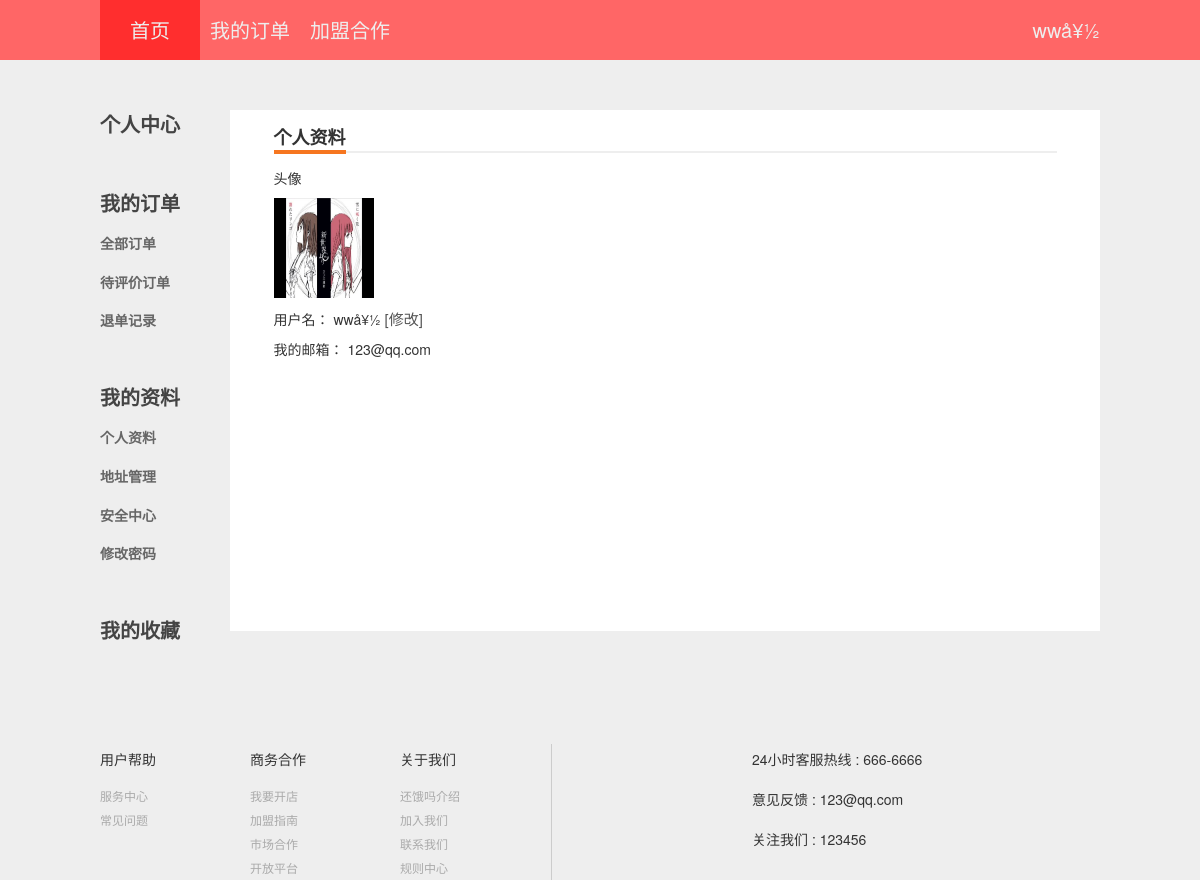
The page /usercenter.php?position=data (signed in) on the database its author committed.
### tables this page shows
CREATE TABLE `user` (
  `UID` int(10) NOT NULL,
  `userName` varchar(10) NOT NULL,
  `Email` varchar(20) NOT NULL,
  `password` varchar(20) NOT NULL,
  `ADD` text NOT NULL,
  `img` varchar(500) DEFAULT NULL
);

### usercenter.php (the view, shortened to what this page needs)
<?php
include "controller/common.php";
if(isset($_GET['position'])){
	$p=$_GET['position'];
}
$sql_user="SELECT * FROM `user` WHERE `UID`=".$_SESSION['user'];
$result_user=mysqli_query($mysqli,$sql_user);
$row_user=mysqli_fetch_array($result_user);
if($row_user['img']==''){
	$imgurl="img/common/default-avatar.png";
}else{
	$imgurl=$row_user['img'];
}
 ?>
<!DOCTYPE html>
<html>
<head>
	<link rel="stylesheet" type="text/css" href="bootstrap/css/bootstrap.css">
	<link rel="stylesheet" href="css/commmon.css">
	<link rel="stylesheet" href="css/usercenter.css">
</head>
<body>
	<div class="header">
		<div class="headerBay center">
		<div class="topBay-left">
			<a  class="harbtn" id="index" href="index.php">首页</a>
			<a class="harbtn" href="usercenter.php?position=allorder">我的订单</a>
			<a class="harbtn" href="sellerlogin.php">加盟合作</a>
		</div>
		<div class="logIco">
				<?php
				if (isset($_SESSION['user'])) {
					echo "<input type=hidden id='userid' value='".$_SESSION['user']."'><div class='sueee'><div class='slide'>
				<a href='index.php' class='logout'><span>注销</span></a>
			</div><a  class='logined harbtn' href='usercenter.php?position=center'><span>".$_SESSION['userName']."</span></a></div>";
				}else{
					echo "<a  class='loginico harbtn' href='login.php'><span>登陆/注册</span></a>";
				}
				 ?>
		</div>
	</div>
	<div class="mainbody">
		<div class="sidebar">
			<div class="usercenter">
			   <a href="usercenter.php?position=center" class="bold" title="">个人中心</a>
			</div>
			<div class="myorder">
				<span class="bold">我的订单<span>
				<ul>
					<li><a href="usercenter.php?position=allorder" title="">全部订单</a></li>
					<li><a href="usercenter.php?position=noassess" title="">待评价订单</a></li>
					<li><a href="usercenter.php?position=chargeback" title="">退单记录</a></li>
				</ul>
			</div>
			<div class="mydata">
				<span class="bold">我的资料<span>
				<ul>
					<li><a href="usercenter.php?position=data" title="">个人资料</a></li>
					<li><a href="usercenter.php?position=add" title="">地址管理</a></li>
					<li><a href="usercenter.php?position=safecenter" title="">安全中心</a></li>
					<li><a href="usercenter.php?position=changeps" title="">修改密码</a></li>
				</ul>
			</div>
			<div class="mycollection">
				<a href="usercenter.php?position=mycollection" title="" class="bold">我的收藏</a>
			</div>
		</div>
		<?php
switch($p){
case "data":
echo "<div class='data rightbox'>
<div class='rightbox_title'>
			<span>个人资料</span>
		</div>
		<div class='rightbox_body'>
		<div class='imgupload'>
			<form method='post' action='controller/imgupload.php' enctype='multipart/form-data'>
					<input type='hidden' name='UID' value='".$_SESSION['user']."'>
					<input class='inputfile' type='file' name='file'><input class='btn btn-info' type='submit'value='确认'>
					<input class='can btn btn-warning' type='button'value='取消'>
			</form>
		</div>
		<p>头像</p>
		<p><a href='#' class='imgc' title='修改头像'><img class='headimg' src='".$imgurl."'></a></p>
		<p><span>用户名：</span>   <span>".$row_user['userName']."</span>  <a class='datachange' href= title=>[修改]</a></p>
		<p><span>我的邮箱：</span>   <span>".$row_user['Email']."</span></p>
		</div>
</div>";
break;
}
		 ?>
	</div>
	<div class="footer">
		<div class="footer-left">
		<div class="footerLink">
			<p>用户帮助</p>
			<a href="">服务中心</a>
			<a href="">常见问题</a>
		</div>
		<div class="footerLink">
			<p>商务合作</p>
			<a href="">我要开店</a>
			<a href="">加盟指南</a>
			<a href="">市场合作</a>
			<a href="">开放平台</a>
		</div>
		<div class="footerLink">
			<p>关于我们</p>
			<a href="">还饿吗介绍</a>
			<a href="">加入我们</a>
			<a href="">联系我们</a>
			<a href="">规则中心</a>
		</div>
	</div>
		<div class="footerPhone">
		<div><p>24小时客服热线 : 666-6666</p></div>
		<div><p>意见反馈 : 123@qq.com</p></div>
		<div><p>关注我们 : 123456</p></div>
		</div>
</div>
</body>
</html>

### css/commmon.css (style rules this page uses)
* { margin:0px; }
a { text-decoration: none; font-size: 20px; color:#555; }
ul { padding: 0; }
ul li { list-style-type:none; }
.center { margin-right:auto; margin-left: auto; }
.header { min-width:1000px; width:100%; height:60px; background:#FF6666; }
.headerBay { width: 1000px;height: 100%; }
.topBay-left { float:left; height: 100%; width: 800px; }
.topBay-left a { width: 100px; color:#eee; }
.harbtn { color: #eee; float:left; line-height:60px; text-align: center; }
.logIco { float: right; }
.logined { max-width:200px; }
.footer { width:1000px; margin:auto; }
.footer-left { border-right:1px solid #ccc; margin-top: 50px; width: 452px; float: left; }
.footerLink { width:100px; float:left; margin-right: 50px; }
.footerLink p { line-height: 30px; }
.footerLink a { display:block; width: 80px; font-size:12px; line-height: 24px; color: #aaa; }
.footerPhone { width: 300px; float: left; margin-top: 50px; margin-left: 200px; }
.footerPhone p { line-height: 30px; }
#index { background: #FF2E2E; }
.logined span { color:#eee; }

### css/usercenter.css (style rules this page uses)
body { background: #eee; }
.mainbody { width: 1000px; margin:0 auto; margin-top: 50px; }
.sidebar { float: left; }
.sidebar div { margin-bottom: 50px; }
.bold { font-weight: bold; color: #444; font-size: 20px; }
.sidebar li { margin-top: 10px; }
.sidebar li a { color: #666; font-size:14px; }
.rightbox { margin-left: 50px; float: left; background: #fff; width: 870px; min-height: 521px; }
.rightbox_title { width: 90%; margin-left:auto; margin-right: auto; margin-top:15px; border-bottom:2px solid #eee; }
.rightbox_title span { font-size: 18px; font-weight: bold; border-bottom:4px solid #F67620; }
.rightbox_body { width: 90%; margin-left:auto; margin-right: auto; margin-top:15px; }
.headimg { height: 100px; width: 100px; }
.data .datachange { font-size: 15px; color:#0089dc\; }

### rows shown on the page
user: img (picture), userName "wwå¥½", Email "123@qq.com"

### other values the page prints
$_SESSION['userName'] "wwå¥½"
